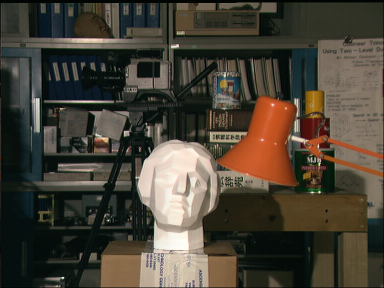
#> input picture 04_Stereo_Vision/data/img1.ppm, 384 x 288 px, found by its file name
$ python __main__.py
#> lines starting #> are read from the running program, lines starting #| are printed output that depends on the picture; long printed decimals are rounded
### 04_Stereo_Vision/code/disparity.py
import numpy as np
import cv2
import matplotlib.pyplot as plt


class Params():

    def __init__(self):
        # Instance Variables
        self.segmentationThreshold = 0.7
        self.minRegionSize = 50
        self.minDisp = 0
        self.maxDisp = 14


class Disparity:

    def __init__(self):

        '''
        Instance Variables:
                    PatchRadius: The total patch size is (2*patchRadius) * (2*patchRadius+1)
                    initIterations: Number of random guesses in initialization
                    iterations: Number of spatial propagations
                    optimizeIterations: Number of random guesses in optimization step of spatial propagation
        '''
        self.patchRadius = 2
        self.initIterations = 1
        self.iterations = 1
        self.optimizeIterations = 1

        self.params = Params() #Instance Created
        self.showDebug = True


    def cost(self, img1, img2, x, y, d):

        """
        Input Parameters: img1, img2, x, y, d

        Interpolation technique has been used to get non-integer pixel intensity for right image

        Output: Normalized cost
        """

        # Conditional statement that checks if the patch goes out of bounds or not.
        if (y+self.patchRadius >= img1.shape[0]
                or y-self.patchRadius < 0
                or x-self.patchRadius < 0
                or x+self.patchRadius >= img1.shape[1]
                or int(x-d-self.patchRadius) < 0
                or int(x-d+self.patchRadius+1) >= img1.shape[1]):
            return 10000000 # Out of bound so return large value indicating invalid cost

        # Initialize the required variables
        cost = 0.0
        h, w = img1.shape #5,5
        patch_radius = self.patchRadius #1
        patch_size = 2 * patch_radius + 1 #3

        # Iterate over vertical and horizontal offsets within a patch.
        for dy in range(-patch_radius, patch_radius + 1):
            for dx in range(-patch_radius, patch_radius + 1):

                x1, y1 = x + dx, y + dy # coordinates in left images
                x2 = x1 - d # x coordinate in right image (using disparity)

                # Check if the calculated coordinates are within the bounds of both images (img1 & img2) and if they are within the patch.
                #if (0 <= x1 < w and 0 <= x2 < w and 0 <= y1 < h):

                intensity1 = img1[y1, x1] # Retrive intensity value of img1 at given coordinate

                # Linear interpolation for sampling the right image
                x2_low = int(x2)
                x2_high = x2_low + 1
                alpha = x2 - x2_low

                # Ensure that high values do not go out of bounds
                if x2_high >= w:
                    x2_high = w - 1

                intensity2_low = img2[y1, x2_low]
                intensity2_high = img2[y1, x2_high]
                interpolated_intensity2 = (1 - alpha) * intensity2_low + alpha * intensity2_high # Interpolate

                cost += np.abs(intensity1 - interpolated_intensity2)

        return cost / (patch_size ** 2)  # Return the average SAD cost for the patch.


    def computeDisparity(self, img1, img2, minDisp, maxDisp):
        """
        Input Parameters: img1, img2, minDisp, maxDisp

        Output:
        """

        self.params.minDisp = minDisp
        self.params.maxDisp = maxDisp

        # Step 1: Disparity image is initialized with random values
        scoreF = np.zeros((img1.shape[0], img1.shape[1]))
        dispF, scoreF = self.initRandom(img1, img2, scoreF)

        # Step 2 & 3: Propagate and Random search
        for i in range(self.iterations):

            # Forward mode
            #self.propagate(img1, img2, dispF, scoreF, True)
            self.randomSearch(img1, img2, dispF, scoreF)

            # Backward mode
            #self.propagate(img1, img2, dispF, scoreF, False)
            #self.randomSearch(img1, img2, dispF, scoreF)

        self.showDebugDisp("1_after_loop", 0, 1, dispF)
        dispF = self.thresholding(dispF, scoreF, 15)
        #dispF = self.segmentation(dispF)


        return dispF


    # Random Initialization
    def initRandom(self, img1, img2, scoreF):

        print(f"Initializing Disparity with random values in the range ({self.params.minDisp},{self.params.maxDisp})")

        disp = np.zeros((img1.shape[0], img1.shape[1]), dtype=np.int32)
        ndisp = 50

        # Random initialization of the disparity map.
        disparity_maps = np.zeros([img1.shape[0], img1.shape[1], ndisp], dtype=np.float32)
        kernel = np.array([[1, 1, 1],
                           [1, -1, 1],
                           [1, 1, 1]])
        #kernel = np.ones((5,5), dtype=np.float32)

        # For each pixel compute "initIterations" random disparity values in the range[minDisp, maxDisp]
        for d in range(0, ndisp):

            ## Step 1: Sample a random disparity value in the specified range
            random_disparity = np.random.uniform(self.params.minDisp, self.params.maxDisp)

            ## Step 2: Shift img2 randomly in horizontal direction
            translation_matrix = np.float32([[1,0,random_disparity],
                                             [0,1,0]])
            shifted_image = cv2.warpAffine(img2, translation_matrix, (img2.shape[1],img2.shape[0]))

            ## Step 3: Calculate squared differences between img1 and shifted img2 and find SAD
            SAD = np.abs(np.float32(img1) - np.float32(shifted_image))
            filtered_SAD = cv2.filter2D(SAD, -1, kernel) #sum
            disparity_maps[:, :, d] = filtered_SAD # Store the cost in the disparity map


            # For Visualization and debugging
            disparity = np.argmin(disparity_maps, axis=2)
            disparity = np.uint8(disparity * 255 / ndisp)
            disparity = cv2.equalizeHist(disparity)
            cv2.imshow('image', disparity)
            cv2.waitKey(1)


        # Choose the best disparity according to the cost function
        disp = np.argmin(disparity_maps, axis=2)
        #print(disp.shape) # (144,192)

        # Store the best cost in scoreF
        best_cost = np.min(disparity_maps, axis=2)
        scoreF = best_cost

        self.showDebugDisp('0_Init',0, 1, disp)

        return disp, scoreF

    # Spatial Propagation
    # [70 lines left out: function propagate, not called in this run]


    def randomSearch(self, img1, img2, disp, scoreF):

        """
            Algo:
            1.It initializes R0 based on the specified range of disparities.
            2.It iterates over each pixel in the disparity map.
            3.For each pixel, it performs random search with decreasing radii for the specified number of iterations (self.optimizeIterations).
            4.It calculates a new disparity by adding a random offset within the current radius.
            5.It checks if the new disparity is within the specified disparity range (self.params.minDisp and self.params.maxDisp).
            6.If the new disparity is valid and has a lower cost, it updates the disparity map and cost.
            7.Finally, it shows the disparity map for debugging purposes.

        """

        print("Random Search")
        # Initialize R0 based on the specified range of disparities
        R0 = (self.params.maxDisp - self.params.minDisp) * 0.25

        alpha = 0.2
        # Iterate over each pixel in disparity map
        for y in range(disp.shape[0]):
            for x in range(disp.shape[1]):
                current_disparity = disp[y,x]

                # Perform random search with decreasing radii for the specified number of iterations
                for i in range(self.optimizeIterations):
                    radius = (alpha * R0) / (2 ** i)
                    random_offset = radius * np.random.uniform(-1,1) # random offset within current radius
                    new_disparity = current_disparity + random_offset # new disparity

                    # checks if new disparity is  within the specified disparity range
                    if self.params.minDisp <= new_disparity <= self.params.maxDisp:

                        # Calculate the cost for new disparity
                        new_cost = self.cost(img1, img2, x, y, new_disparity)

                        # Update disparity map and cost
                        if new_cost < scoreF[y,x]:
                            disp[y,x] = new_disparity
                            scoreF[y,x] = new_cost

        self.showDebugDisp('Random',0, 1, disp)


        return disp, scoreF


    # Outlier Removal

    # Thresholding
    def thresholding(self, disp, scoreF, t):

        print("Thresdholding with t = " + str(t))


        ## Remove all disparities with score > t
        disp[scoreF > t] = 0

        self.showDebugDisp("2_Thresholding", 1, 1, disp)
        return disp

    # [54 lines left out: function segmentation, not called in this run]


    def consistencyCheck(self, dispL, dispR):
        print("Applying consistency check")

        h, w = dispL.shape
        disp_threshold = 1.0  # You can adjust this threshold as needed

        for i in range(h):
            for j in range(w):
                # Calculate the absolute differences between disparities in the left and right images
                diff = np.sum(np.abs(dispL - dispR))

                # Find the minimum difference and its location
                min_diff = np.min(diff)
                min_index = np.argmin(diff)

                if min_index > 1 and min_index < w - 1:
                    # Calculate the updated disparity based on the algorithm
                    dispL[i, j] = (min_index - 1) - (
                        0.5 * (diff[min_index + 1] - diff[min_index - 1]) /
                        (diff[min_index - 1] - (2 * diff[min_index]) + diff[min_index + 1])
                    )
                else:
                    dispL[i, j] = min_index - 1

        self.showDebugDisp("4_ConsistencyCheck", 1, 3, dispL)

        return dispL


################################ Display #######################################

    def showDebugDisp(self, name, x, y, disp):

        if self.showDebug:
            vis = np.copy(disp)
            # Normalize disparity values to [0,1]
            vis = vis - self.params.minDisp
            vis = vis / (self.params.maxDisp - self.params.minDisp)

            if self.params.minDisp < 0:
                vis = 1 - vis # invert values

            out = np.uint8(vis * 255.0) # scale to [0,255]
            cv2.imwrite(name + ".png", out)

### 04_Stereo_Vision/code/__main__.py
import cv2
import numpy as np
import os

from disparity import Disparity

def main():

    ## Test disparity is running well or not
    disparity = Disparity()
    testScore(disparity)

    print("Running disparity matcher from tsukuba dataset...")

    ## Load Images and basic Image processing
    scale = 0.5 # Change it to 0.2 or 0.4 for faster implementation
    left = cv2.imread('../skeleton/data/tsukuba/img1.ppm')
#> left is the input picture: shape (288, 384, 3); mean B, G, R 54.7, 66.6, 73.2
    left = cv2.resize(left, None, fx= scale, fy= scale)
#> left: shape (144, 192, 3)
    right = cv2.imread('../skeleton/data/tsukuba/img2.ppm')
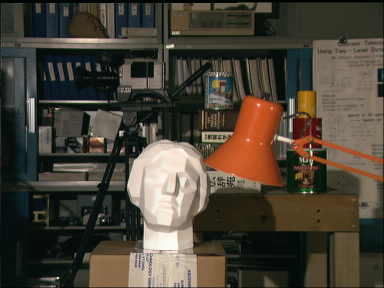
#> input picture 04_Stereo_Vision/data/img2.ppm, 384 x 288 px, found by its file name
#> right is the input picture: shape (288, 384, 3); mean B, G, R 55.2, 67.2, 74.1
    right = cv2.resize(right, None, fx= scale, fy= scale)
#> right: shape (144, 192, 3)
    #print(left.shape) # (144,192,3)

    if not (len(left)>0 or len(right)>0):
        print("Error: The image could not be loaded.")

    leftGray = cv2.cvtColor(left, cv2.COLOR_BGR2GRAY)
    rightGray = cv2.cvtColor(right, cv2.COLOR_BGR2GRAY)


    ## Compute Disparity maps
    maxDisp = 14 * scale

    t = cv2.getTickCount()
    dispFL = disparity.computeDisparity(leftGray, rightGray,0, maxDisp)
#> the loop in initRandom, `for d in range(0, ndisp):` made 50 passes
#> pass 1, in initRandom, `cv2.imshow('image', disparity)`:
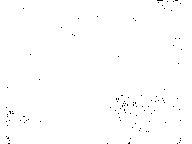
#> window 'image': shape (144, 192); 99.5% white; black in thin lines or dots
    disparity.showDebugDisp("4_Disp left", 2, 0, dispFL)
    disparity.showDebug = False
    dispFR = disparity.computeDisparity(rightGray, leftGray, -maxDisp, 0)
#> after the loop in initRandom (call 2), `for d in range(0, ndisp):`:
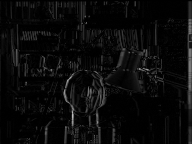
#> SAD: shape (144, 192) float32; min 0, max 191, mean 10.2
#> after the loop in initRandom (call 2), `for d in range(0, ndisp):`:
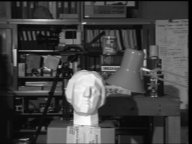
#> shifted_image: shape (144, 192); min 0, max 253, mean 66.9
#> call 2 of thresholding, with t = 15
#> in thresholding (call 2), `disp[scoreF > t] = 0`:
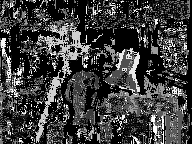
#> disp: shape (144, 192) int64; min 0, max 49, mean 12; drawn with min black and max white
    disparity.showDebug = True
    disparity.showDebugDisp("4_Disp right", 2, 1, dispFR)
#> in showDebugDisp (call 10), `vis = 1 - vis`:
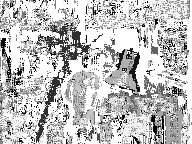
#> vis: shape (144, 192) float64; min -7, max 0, mean -1.71; drawn with min black and max white
#> in showDebugDisp (call 10), `out = np.uint8(vis * 255.0)`:
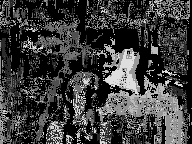
#> out: shape (144, 192); min 0, max 225, mean 61.3
    disparity.consistencyCheck(dispFL, dispFR)
#> after the loop in consistencyCheck, `for i in range(h):`: dispL: shape (144, 192) int64; every value is -1
#> in showDebugDisp (call 11), `vis = vis - self.params.minDisp`: vis: shape (144, 192) float64; every value is 6
#> in showDebugDisp (call 11), `vis = vis / (self.params.maxDisp - self.params.minDisp)`: vis: shape (144, 192) float64; every value is 0.857
#> in showDebugDisp (call 11), `vis = 1 - vis`: vis: shape (144, 192) float64; every value is 0.143
#> in showDebugDisp (call 11), `out = np.uint8(vis * 255.0)`: out: shape (144, 192); every value is 36
    disparity.showDebugDisp("5_Final_consistent_left", 2, 2, -dispFL)
#> in showDebugDisp (call 12), `vis = np.copy(disp)`: vis: shape (144, 192) int64; every value is 1
#> in showDebugDisp (call 12), `vis = vis - self.params.minDisp`: vis: shape (144, 192) float64; every value is 8
#> in showDebugDisp (call 12), `vis = vis / (self.params.maxDisp - self.params.minDisp)`: vis: shape (144, 192) float64; every value is 1.14
#> in showDebugDisp (call 12), `vis = 1 - vis`: vis: shape (144, 192) float64; every value is -0.143
#> in showDebugDisp (call 12), `out = np.uint8(vis * 255.0)`: out: shape (144, 192); every value is 220
    t2 = cv2.getTickCount()
    print("Total time for both disparity maps: " + str((t2 - t) / cv2.getTickFrequency() * 1000.0) + " ms")
#| Total time for both disparity maps: 3664.978 ms


def testScore(disparity):
    oldPatchRadius = disparity.patchRadius
    disparity.patchRadius = 1

    img1 = np.array([[15, 26, 77, 15, 72],
                     [72, 161, 37, 15, 94],
                     [15, 5, 6, 16, 72],
                     [1, 2, 3, 4, 5],
                     [73, 1, 6, 27, 71]])
    img2 = np.array([[1, 2, 3, 4, 5],
                     [7, 2, 2, 7, 2],
                     [27, 15, 15, 77, 88],
                     [76, 76, 41, 99, 0],
                     [16, 17, 211, 14, 1]])

    disps = np.array([-1.1, 0, 2.7, 1.3, 1.9])

    costs = np.zeros((5, 5))
    for i in range(5):
        for j in range(5):
            costs[i, j] = disparity.cost(img1, img2, j, i, disps[j])

    costsref = np.array([[10000000, 10000000, 10000000, 10000000, 10000000],
                         [10000000, 44.666668, 10000000, 35.344448, 10000000],
                         [10000000, 53, 10000000, 39.922226, 10000000],
                         [10000000, 55.111111, 10000000, 40.32222, 10000000],
                         [10000000, 10000000, 10000000, 10000000, 10000000]])

    err = costs - costsref
    e = np.linalg.norm(err)
    print("cost error: " + str(e))

    if (e < 1e-4):
        print("Test: SUCCESS!")
    else:
        print("Reference " + str(costsref))
        print("Your result " + str(costs))
        print("cost error: " + str(e))
        print("Test: FAIL")

    disparity.patchRadius = oldPatchRadius


if __name__ == "__main__":
    main()
